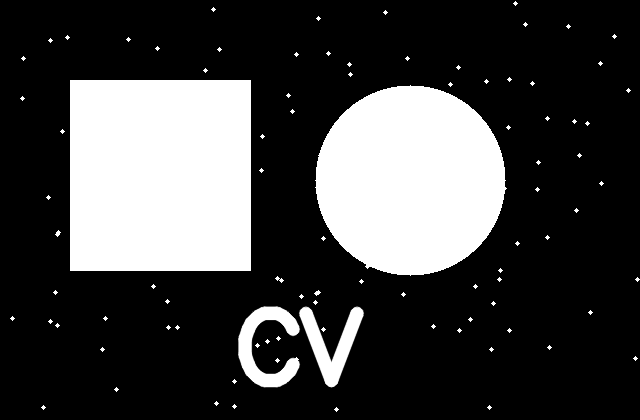
#> input picture Experiment-28-contour-detection/input/binary_shapes.png, 640 x 420 px
$ python program.py
#> lines starting #> are read from the running program, lines starting #| are printed output that depends on the picture; after the words box and inside, x2 and y2 are one past the last pixel; in counts of white or black regions, pixels touching at a corner belong together
### cv_utils.py
"""Shared utility functions for the Computer Vision lab experiments."""

from pathlib import Path
import cv2
import numpy as np


def read_image(path: Path, flags: int = cv2.IMREAD_COLOR) -> np.ndarray:
#> called with flags = 1
    image = cv2.imread(str(path), flags)
#> image is the input picture: shape (420, 640, 3); min 0, max 255, mean 64.8
    if image is None:
        raise FileNotFoundError(f"Could not read input image: {path}")
    return image


def ensure_output_dir(path: Path) -> Path:
    path.mkdir(parents=True, exist_ok=True)
    return path


def save_image(path: Path, image: np.ndarray) -> None:
    path.parent.mkdir(parents=True, exist_ok=True)
    if not cv2.imwrite(str(path), image):
        raise OSError(f"Could not write output image: {path}")


def normalize_to_uint8(image: np.ndarray) -> np.ndarray:
    return cv2.normalize(image, None, 0, 255, cv2.NORM_MINMAX).astype(np.uint8)


# [14 lines left out: functions open_video, make_video_writer, not called in this run]

### Experiment-28-contour-detection/program.py
from pathlib import Path
import sys
import cv2
import numpy as np


HERE = Path(__file__).resolve().parent
ROOT = HERE.parent
sys.path.insert(0, str(ROOT))

from cv_utils import (
    ensure_output_dir,
    make_video_writer,
    normalize_to_uint8,
    open_video,
    read_image,
    save_image,
)

INPUT_DIR = HERE / "input"
OUTPUT_DIR = ensure_output_dir(HERE / "output")

image = read_image(INPUT_DIR / "binary_shapes.png")
gray = cv2.cvtColor(image, cv2.COLOR_BGR2GRAY)
_, binary = cv2.threshold(gray, 127, 255, cv2.THRESH_BINARY)
#> binary: shape (420, 640); 25.4% white; 91 white regions (84 under 20 px)
contours, _ = cv2.findContours(binary, cv2.RETR_EXTERNAL, cv2.CHAIN_APPROX_SIMPLE)
#> contours = 91 contours, 87 with area under 20; largest, box (x1, y1, x2, y2) and area: (70, 80, 251, 271) 34200, (315, 85, 507, 276) 28092, (238, 306, 300, 387) 2056, (299, 307, 364, 387) 1844
result = cv2.cvtColor(gray, cv2.COLOR_GRAY2BGR)
cv2.drawContours(result, contours, -1, (0, 0, 255), 3)
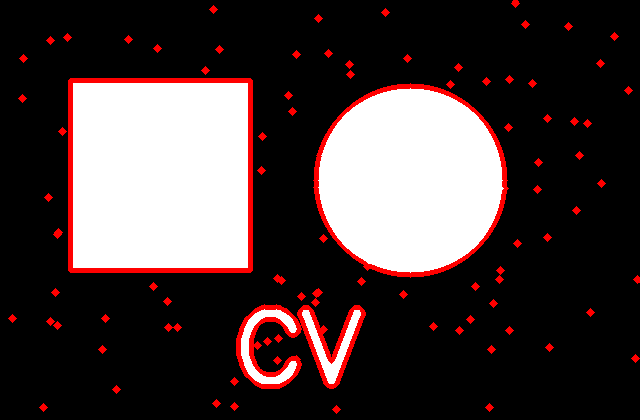
#> result: shape (420, 640, 3); 4.83% of pixels changed, all inside (x1, y1, x2, y2) = (8, 0, 640, 414)
for contour in contours:
    if cv2.contourArea(contour) < 100:
        continue
    x, y, width, height = cv2.boundingRect(contour)
    cv2.rectangle(result, (x, y), (x + width, y + height), (0, 255, 0), 2)
#> this loop made 91 passes
#> contour on passes 1 to 12: [[336, 407], [334, 409], [336, 411], [338, 409]], [[489, 405], [487, 407], [489, 409], [491, 407]], [[43, 405], [41, 407], [43, 409], [45, 407]], [[234, 404], [232, 406], [234, 408], [236, 406]], [[216, 401], [214, 403], [216, 405], [218, 403]], [[116, 387], [114, 389], [116, 391], [118, 389]], [[234, 379], [232, 381], [234, 383], [236, 381]], [[277, 358], [275, 360], [277, 362], [279, 360]], [[635, 356], [633, 358], [635, 360], [637, 358]], [[491, 347], [489, 349], [491, 351], [493, 349]], [[102, 347], [100, 349], [102, 351], [104, 349]], [[549, 345], [547, 347], [549, 349], [551, 347]]
#> (x, y, width, height) on passes 28 to 29: (299, 307, 65, 80), (238, 306, 62, 81)
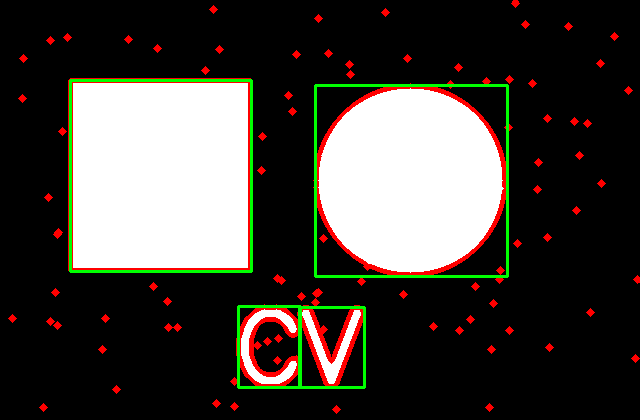
#> result: shape (420, 640, 3); 2.26% of pixels changed, all inside (x1, y1, x2, y2) = (69, 79, 509, 389)
save_image(OUTPUT_DIR / "contours.png", result)
print(f"Detected {len(contours)} contours")
#| Detected 91 contours
